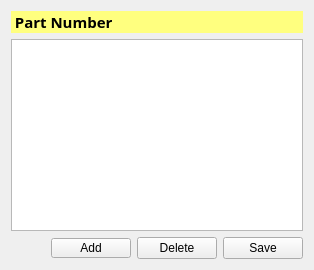
   <widget class="QWidget" name="layoutWidget_2">
    <layout class="QVBoxLayout" name="verticalLayout_5">
     <item>
      <layout class="QVBoxLayout" name="verticalLayout_6"/>
     </item>
     <item>
      <widget class="QLabel" name="label_7">
       <property name="maximumSize">
        <size>
         <width>1000</width>
         <height>16777215</height>
        </size>
       </property>
       <property name="palette">
        <palette>
         <active>
          <colorrole role="WindowText">
           <brush brushstyle="SolidPattern">
            <color alpha="255">
             <red>0</red>
             <green>0</green>
             <blue>0</blue>
            </color>
           </brush>
          </colorrole>
          <colorrole role="Button">
           <brush brushstyle="SolidPattern">
            <color alpha="255">
             <red>255</red>
             <green>255</green>
             <blue>127</blue>
            </color>
           </brush>
          </colorrole>
          <colorrole role="Light">
           <brush brushstyle="SolidPattern">
            <color alpha="255">
             <red>255</red>
             <green>255</green>
             <blue>255</blue>
            </color>
           </brush>
          </colorrole>
          <colorrole role="Midlight">
           <brush brushstyle="SolidPattern">
            <color alpha="255">
             <red>255</red>
             <green>255</green>
             <blue>191</blue>
            </color>
           </brush>
          </colorrole>
          <colorrole role="Dark">
           <brush brushstyle="SolidPattern">
            <color alpha="255">
             <red>127</red>
             <green>127</green>
             <blue>63</blue>
            </color>
           </brush>
          </colorrole>
          <colorrole role="Mid">
           <brush brushstyle="SolidPattern">
            <color alpha="255">
             <red>170</red>
             <green>170</green>
             <blue>84</blue>
            </color>
           </brush>
          </colorrole>
          <colorrole role="Text">
           <brush brushstyle="SolidPattern">
            <color alpha="255">
             <red>0</red>
             <green>0</green>
             <blue>0</blue>
            </color>
           </brush>
          </colorrole>
          <colorrole role="BrightText">
           <brush brushstyle="SolidPattern">
            <color alpha="255">
             <red>255</red>
             <green>255</green>
             <blue>255</blue>
            </color>
           </brush>
          </colorrole>
          <colorrole role="ButtonText">
           <brush brushstyle="SolidPattern">
            <color alpha="255">
             <red>0</red>
             <green>0</green>
             <blue>0</blue>
            </color>
           </brush>
          </colorrole>
          <colorrole role="Base">
           <brush brushstyle="SolidPattern">
            <color alpha="255">
             <red>255</red>
             <green>255</green>
             <blue>255</blue>
            </color>
           </brush>
          </colorrole>
          <colorrole role="Window">
           <brush brushstyle="SolidPattern">
            <color alpha="255">
             <red>255</red>
             <green>255</green>
             <blue>127</blue>
            </color>
           </brush>
          </colorrole>
          <colorrole role="Shadow">
           <brush brushstyle="SolidPattern">
            <color alpha="255">
             <red>0</red>
             <green>0</green>
             <blue>0</blue>
            </color>
           </brush>
          </colorrole>
          <colorrole role="AlternateBase">
           <brush brushstyle="SolidPattern">
            <color alpha="255">
             <red>255</red>
             <green>255</green>
             <blue>191</blue>
            </color>
           </brush>
          </colorrole>
          <colorrole role="ToolTipBase">
           <brush brushstyle="SolidPattern">
            <color alpha="255">
             <red>255</red>
             <green>255</green>
             <blue>220</blue>
            </color>
           </brush>
          </colorrole>
          <colorrole role="ToolTipText">
           <brush brushstyle="SolidPattern">
            <color alpha="255">
             <red>0</red>
             <green>0</green>
             <blue>0</blue>
            </color>
           </brush>
          </colorrole>
         </active>
         <inactive>
          <colorrole role="WindowText">
           <brush brushstyle="SolidPattern">
            <color alpha="255">
             <red>0</red>
             <green>0</green>
             <blue>0</blue>
            </color>
           </brush>
          </colorrole>
          <colorrole role="Button">
           <brush brushstyle="SolidPattern">
            <color alpha="255">
             <red>255</red>
             <green>255</green>
             <blue>127</blue>
            </color>
           </brush>
          </colorrole>
          <colorrole role="Light">
           <brush brushstyle="SolidPattern">
            <color alpha="255">
             <red>255</red>
             <green>255</green>
             <blue>255</blue>
            </color>
           </brush>
          </colorrole>
          <colorrole role="Midlight">
           <brush brushstyle="SolidPattern">
            <color alpha="255">
             <red>255</red>
             <green>255</green>
             <blue>191</blue>
            </color>
           </brush>
          </colorrole>
          <colorrole role="Dark">
           <brush brushstyle="SolidPattern">
            <color alpha="255">
             <red>127</red>
             <green>127</green>
             <blue>63</blue>
            </color>
           </brush>
          </colorrole>
          <colorrole role="Mid">
           <brush brushstyle="SolidPattern">
            <color alpha="255">
             <red>170</red>
             <green>170</green>
             <blue>84</blue>
            </color>
           </brush>
          </colorrole>
          <colorrole role="Text">
           <brush brushstyle="SolidPattern">
            <color alpha="255">
             <red>0</red>
             <green>0</green>
             <blue>0</blue>
            </color>
           </brush>
          </colorrole>
          <colorrole role="BrightText">
           <brush brushstyle="SolidPattern">
            <color alpha="255">
             <red>255</red>
             <green>255</green>
             <blue>255</blue>
            </color>
           </brush>
          </colorrole>
          <colorrole role="ButtonText">
           <brush brushstyle="SolidPattern">
            <color alpha="255">
             <red>0</red>
             <green>0</green>
             <blue>0</blue>
            </color>
           </brush>
          </colorrole>
          <colorrole role="Base">
           <brush brushstyle="SolidPattern">
            <color alpha="255">
             <red>255</red>
             <green>255</green>
             <blue>255</blue>
            </color>
           </brush>
          </colorrole>
          <colorrole role="Window">
           <brush brushstyle="SolidPattern">
            <color alpha="255">
             <red>255</red>
             <green>255</green>
             <blue>127</blue>
            </color>
           </brush>
          </colorrole>
          <colorrole role="Shadow">
           <brush brushstyle="SolidPattern">
            <color alpha="255">
             <red>0</red>
             <green>0</green>
             <blue>0</blue>
            </color>
           </brush>
          </colorrole>
          <colorrole role="AlternateBase">
           <brush brushstyle="SolidPattern">
            <color alpha="255">
             <red>255</red>
             <green>255</green>
             <blue>191</blue>
            </color>
           </brush>
          </colorrole>
          <colorrole role="ToolTipBase">
           <brush brushstyle="SolidPattern">
            <color alpha="255">
             <red>255</red>
             <green>255</green>
             <blue>220</blue>
            </color>
           </brush>
          </colorrole>
          <colorrole role="ToolTipText">
           <brush brushstyle="SolidPattern">
            <color alpha="255">
             <red>0</red>
             <green>0</green>
             <blue>0</blue>
            </color>
           </brush>
          </colorrole>
         </inactive>
         <disabled>
          <colorrole role="WindowText">
           <brush brushstyle="SolidPattern">
            <color alpha="255">
             <red>127</red>
             <green>127</green>
             <blue>63</blue>
            </color>
           </brush>
          </colorrole>
          <colorrole role="Button">
           <brush brushstyle="SolidPattern">
            <color alpha="255">
             <red>255</red>
             <green>255</green>
             <blue>127</blue>
            </color>
           </brush>
          </colorrole>
          <colorrole role="Light">
           <brush brushstyle="SolidPattern">
            <color alpha="255">
             <red>255</red>
             <green>255</green>
             <blue>255</blue>
            </color>
           </brush>
          </colorrole>
          <colorrole role="Midlight">
           <brush brushstyle="SolidPattern">
            <color alpha="255">
             <red>255</red>
             <green>255</green>
             <blue>191</blue>
            </color>
           </brush>
          </colorrole>
          <colorrole role="Dark">
           <brush brushstyle="SolidPattern">
            <color alpha="255">
             <red>127</red>
             <green>127</green>
             <blue>63</blue>
            </color>
           </brush>
          </colorrole>
          <colorrole role="Mid">
           <brush brushstyle="SolidPattern">
            <color alpha="255">
             <red>170</red>
             <green>170</green>
             <blue>84</blue>
            </color>
           </brush>
          </colorrole>
          <colorrole role="Text">
           <brush brushstyle="SolidPattern">
            <color alpha="255">
             <red>127</red>
             <green>127</green>
             <blue>63</blue>
            </color>
           </brush>
          </colorrole>
          <colorrole role="BrightText">
           <brush brushstyle="SolidPattern">
            <color alpha="255">
             <red>255</red>
             <green>255</green>
             <blue>255</blue>
            </color>
           </brush>
          </colorrole>
          <colorrole role="ButtonText">
           <brush brushstyle="SolidPattern">
            <color alpha="255">
             <red>127</red>
             <green>127</green>
             <blue>63</blue>
            </color>
           </brush>
          </colorrole>
          <colorrole role="Base">
           <brush brushstyle="SolidPattern">
            <color alpha="255">
             <red>255</red>
             <green>255</green>
             <blue>127</blue>
            </color>
           </brush>
          </colorrole>
          <colorrole role="Window">
           <brush brushstyle="SolidPattern">
            <color alpha="255">
             <red>255</red>
             <green>255</green>
             <blue>127</blue>
            </color>
           </brush>
          </colorrole>
          <colorrole role="Shadow">
           <brush brushstyle="SolidPattern">
            <color alpha="255">
             <red>0</red>
             <green>0</green>
             <blue>0</blue>
            </color>
           </brush>
          </colorrole>
          <colorrole role="AlternateBase">
           <brush brushstyle="SolidPattern">
            <color alpha="255">
             <red>255</red>
             <green>255</green>
             <blue>127</blue>
            </color>
           </brush>
          </colorrole>
          <colorrole role="ToolTipBase">
           <brush brushstyle="SolidPattern">
            <color alpha="255">
             <red>255</red>
             <green>255</green>
             <blue>220</blue>
            </color>
           </brush>
          </colorrole>
          <colorrole role="ToolTipText">
           <brush brushstyle="SolidPattern">
            <color alpha="255">
             <red>0</red>
             <green>0</green>
             <blue>0</blue>
            </color>
           </brush>
          </colorrole>
         </disabled>
        </palette>
       </property>
       <property name="font">
        <font>
         <family>Segoe Print</family>
         <pointsize>11</pointsize>
         <weight>75</weight>
         <italic>false</italic>
         <bold>true</bold>
         <underline>false</underline>
         <stylestrategy>PreferDefault</stylestrategy>
         <kerning>true</kerning>
        </font>
       </property>
       <property name="autoFillBackground">
        <bool>true</bool>
       </property>
       <property name="text">
        <string> Part Number</string>
       </property>
      </widget>
     </item>
     <item>
      <widget class="QTableWidget" name="tableWidget_3"/>
     </item>
     <item>
      <layout class="QHBoxLayout" name="horizontalLayout_3">
       <item>
        <spacer name="horizontalSpacer_3">
         <property name="orientation">
          <enum>Qt::Horizontal</enum>
         </property>
         <property name="sizeHint" stdset="0">
          <size>
           <width>40</width>
           <height>20</height>
          </size>
         </property>
        </spacer>
       </item>
       <item>
        <widget class="QPushButton" name="pushButton_OptionAdd_3">
         <property name="maximumSize">
          <size>
           <width>500</width>
           <height>20</height>
          </size>
         </property>
         <property name="text">
          <string>Add</string>
         </property>
        </widget>
       </item>
       <item>
        <widget class="QPushButton" name="pushButton_OptionsDelete_4">
         <property name="text">
          <string>Delete</string>
         </property>
        </widget>
       </item>
       <item>
        <widget class="QPushButton" name="pushButton_OptValueAdd_3">
         <property name="text">
          <string>Save</string>
         </property>
        </widget>
       </item>
      </layout>
     </item>
    </layout>
   </widget>
